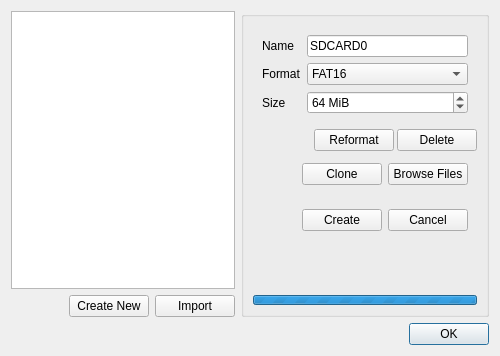
<?xml version="1.0" encoding="UTF-8"?>
<ui version="4.0">
 <class>ManageSdCardsDialog</class>
 <widget class="QDialog" name="ManageSdCardsDialog">
  <property name="geometry">
   <rect>
    <x>0</x>
    <y>0</y>
    <width>500</width>
    <height>356</height>
   </rect>
  </property>
  <property name="windowTitle">
   <string>Manage Virtual SD Cards</string>
  </property>
  <layout class="QVBoxLayout" name="verticalLayout_3">
   <item>
    <layout class="QHBoxLayout" name="horizontalLayout_2" stretch="1,0">
     <item>
      <layout class="QVBoxLayout" name="verticalLayout_2" stretch="1,0">
       <item>
        <widget class="QListWidget" name="cardSelector"/>
       </item>
       <item>
        <layout class="QHBoxLayout" name="horizontalLayout" stretch="1,0,0">
         <item>
          <spacer name="horizontalSpacer">
           <property name="orientation">
            <enum>Qt::Horizontal</enum>
           </property>
           <property name="sizeHint" stdset="0">
            <size>
             <width>40</width>
             <height>20</height>
            </size>
           </property>
          </spacer>
         </item>
         <item>
          <widget class="QPushButton" name="createButton">
           <property name="text">
            <string>Create New</string>
           </property>
           <property name="icon">
            <iconset theme="list-add">
             <normaloff>.</normaloff>.</iconset>
           </property>
          </widget>
         </item>
         <item>
          <widget class="QPushButton" name="importButton">
           <property name="text">
            <string>Import</string>
           </property>
           <property name="icon">
            <iconset theme="document-import">
             <normaloff>.</normaloff>.</iconset>
           </property>
          </widget>
         </item>
        </layout>
       </item>
      </layout>
     </item>
     <item>
      <widget class="QGroupBox" name="editor">
       <property name="minimumSize">
        <size>
         <width>0</width>
         <height>0</height>
        </size>
       </property>
       <property name="baseSize">
        <size>
         <width>200</width>
         <height>0</height>
        </size>
       </property>
       <property name="title">
        <string notr="true"/>
       </property>
       <layout class="QVBoxLayout" name="verticalLayout">
        <item>
         <widget class="QFrame" name="cardOptions">
          <layout class="QGridLayout" name="gridLayout">
           <item row="2" column="1">
            <widget class="QSpinBox" name="sizeSpinner">
             <property name="correctionMode">
              <enum>QAbstractSpinBox::CorrectToNearestValue</enum>
             </property>
             <property name="suffix">
              <string notr="true"> MiB</string>
             </property>
             <property name="minimum">
              <number>32</number>
             </property>
             <property name="maximum">
              <number>2048</number>
             </property>
             <property name="singleStep">
              <number>1</number>
             </property>
             <property name="value">
              <number>64</number>
             </property>
            </widget>
           </item>
           <item row="2" column="0">
            <widget class="QLabel" name="label_3">
             <property name="text">
              <string>Size</string>
             </property>
            </widget>
           </item>
           <item row="1" column="0">
            <widget class="QLabel" name="label_2">
             <property name="text">
              <string>Format</string>
             </property>
            </widget>
           </item>
           <item row="1" column="1">
            <widget class="QComboBox" name="filesystemSelect">
             <property name="currentText">
              <string notr="true">FAT16</string>
             </property>
             <property name="currentIndex">
              <number>1</number>
             </property>
             <item>
              <property name="text">
               <string notr="true">FAT12</string>
              </property>
             </item>
             <item>
              <property name="text">
               <string notr="true">FAT16</string>
              </property>
             </item>
             <item>
              <property name="text">
               <string notr="true">FAT32</string>
              </property>
             </item>
             <item>
              <property name="text">
               <string>None</string>
              </property>
             </item>
            </widget>
           </item>
           <item row="0" column="1">
            <widget class="QLineEdit" name="nameInput">
             <property name="inputMethodHints">
              <set>Qt::ImhLatinOnly|Qt::ImhNoAutoUppercase|Qt::ImhPreferLatin|Qt::ImhPreferUppercase</set>
             </property>
             <property name="text">
              <string notr="true">SDCARD0</string>
             </property>
             <property name="maxLength">
              <number>11</number>
             </property>
            </widget>
           </item>
           <item row="0" column="0">
            <widget class="QLabel" name="label">
             <property name="text">
              <string>Name</string>
             </property>
            </widget>
           </item>
          </layout>
         </widget>
        </item>
        <item>
         <widget class="QFrame" name="editButtonTray">
          <layout class="QVBoxLayout" name="verticalLayout_4">
           <property name="spacing">
            <number>3</number>
           </property>
           <property name="leftMargin">
            <number>0</number>
           </property>
           <property name="topMargin">
            <number>0</number>
           </property>
           <property name="rightMargin">
            <number>0</number>
           </property>
           <property name="bottomMargin">
            <number>0</number>
           </property>
           <item>
            <layout class="QHBoxLayout" name="horizontalLayout_5">
             <item>
              <spacer name="horizontalSpacer_2">
               <property name="orientation">
                <enum>Qt::Horizontal</enum>
               </property>
               <property name="sizeHint" stdset="0">
                <size>
                 <width>40</width>
                 <height>20</height>
                </size>
               </property>
              </spacer>
             </item>
             <item>
              <widget class="QPushButton" name="reformatButton">
               <property name="text">
                <string>Reformat</string>
               </property>
               <property name="icon">
                <iconset theme="application-x-trash">
                 <normaloff>.</normaloff>.</iconset>
               </property>
              </widget>
             </item>
             <item>
              <widget class="QPushButton" name="deleteButton">
               <property name="text">
                <string>Delete</string>
               </property>
               <property name="icon">
                <iconset theme="delete">
                 <normaloff>.</normaloff>.</iconset>
               </property>
              </widget>
             </item>
            </layout>
           </item>
           <item>
            <widget class="QFrame" name="linuxOptions">
             <layout class="QHBoxLayout" name="horizontalLayout_3">
              <item>
               <spacer name="horizontalSpacer_4">
                <property name="orientation">
                 <enum>Qt::Horizontal</enum>
                </property>
                <property name="sizeHint" stdset="0">
                 <size>
                  <width>40</width>
                  <height>20</height>
                 </size>
                </property>
               </spacer>
              </item>
              <item>
               <widget class="QPushButton" name="cloneButton">
                <property name="text">
                 <string>Clone</string>
                </property>
                <property name="icon">
                 <iconset theme="edit-copy">
                  <normaloff>.</normaloff>.</iconset>
                </property>
               </widget>
              </item>
              <item>
               <widget class="QPushButton" name="browseFilesButton">
                <property name="text">
                 <string>Browse Files</string>
                </property>
                <property name="icon">
                 <iconset theme="media-mount">
                  <normaloff>.</normaloff>.</iconset>
                </property>
               </widget>
              </item>
             </layout>
            </widget>
           </item>
          </layout>
         </widget>
        </item>
        <item>
         <widget class="QFrame" name="createButtonTray">
          <layout class="QHBoxLayout" name="horizontalLayout_4">
           <item>
            <spacer name="horizontalSpacer_3">
             <property name="orientation">
              <enum>Qt::Horizontal</enum>
             </property>
             <property name="sizeHint" stdset="0">
              <size>
               <width>40</width>
               <height>20</height>
              </size>
             </property>
            </spacer>
           </item>
           <item>
            <widget class="QPushButton" name="saveButton">
             <property name="text">
              <string>Create</string>
             </property>
             <property name="icon">
              <iconset theme="document-save">
               <normaloff>.</normaloff>.</iconset>
             </property>
            </widget>
           </item>
           <item>
            <widget class="QPushButton" name="cancelButton">
             <property name="text">
              <string>Cancel</string>
             </property>
             <property name="icon">
              <iconset theme="dialog-cancel">
               <normaloff>.</normaloff>.</iconset>
             </property>
            </widget>
           </item>
          </layout>
         </widget>
        </item>
        <item>
         <spacer name="verticalSpacer">
          <property name="orientation">
           <enum>Qt::Vertical</enum>
          </property>
          <property name="sizeHint" stdset="0">
           <size>
            <width>20</width>
            <height>32</height>
           </size>
          </property>
         </spacer>
        </item>
        <item>
         <widget class="QProgressBar" name="loadingBar">
          <property name="font">
           <font>
            <pointsize>1</pointsize>
           </font>
          </property>
          <property name="maximum">
           <number>0</number>
          </property>
          <property name="value">
           <number>-1</number>
          </property>
          <property name="textVisible">
           <bool>false</bool>
          </property>
         </widget>
        </item>
       </layout>
      </widget>
     </item>
    </layout>
   </item>
   <item>
    <widget class="QDialogButtonBox" name="dialogButtonTray">
     <property name="standardButtons">
      <set>QDialogButtonBox::Ok</set>
     </property>
    </widget>
   </item>
  </layout>
 </widget>
 <resources/>
 <connections>
  <connection>
   <sender>dialogButtonTray</sender>
   <signal>accepted()</signal>
   <receiver>ManageSdCardsDialog</receiver>
   <slot>accept()</slot>
   <hints>
    <hint type="sourcelabel">
     <x>426</x>
     <y>349</y>
    </hint>
    <hint type="destinationlabel">
     <x>450</x>
     <y>298</y>
    </hint>
   </hints>
  </connection>
  <connection>
   <sender>createButton</sender>
   <signal>clicked()</signal>
   <receiver>ManageSdCardsDialog</receiver>
   <slot>beginCreate()</slot>
   <hints>
    <hint type="sourcelabel">
     <x>122</x>
     <y>306</y>
    </hint>
    <hint type="destinationlabel">
     <x>451</x>
     <y>196</y>
    </hint>
   </hints>
  </connection>
  <connection>
   <sender>cardSelector</sender>
   <signal>currentRowChanged(int)</signal>
   <receiver>ManageSdCardsDialog</receiver>
   <slot>cardSelected(int)</slot>
   <hints>
    <hint type="sourcelabel">
     <x>80</x>
     <y>65</y>
    </hint>
    <hint type="destinationlabel">
     <x>448</x>
     <y>20</y>
    </hint>
   </hints>
  </connection>
  <connection>
   <sender>deleteButton</sender>
   <signal>clicked()</signal>
   <receiver>ManageSdCardsDialog</receiver>
   <slot>deleteCard()</slot>
   <hints>
    <hint type="sourcelabel">
     <x>483</x>
     <y>175</y>
    </hint>
    <hint type="destinationlabel">
     <x>446</x>
     <y>91</y>
    </hint>
   </hints>
  </connection>
  <connection>
   <sender>reformatButton</sender>
   <signal>clicked()</signal>
   <receiver>ManageSdCardsDialog</receiver>
   <slot>reformat()</slot>
   <hints>
    <hint type="sourcelabel">
     <x>393</x>
     <y>175</y>
    </hint>
    <hint type="destinationlabel">
     <x>447</x>
     <y>183</y>
    </hint>
   </hints>
  </connection>
  <connection>
   <sender>saveButton</sender>
   <signal>clicked()</signal>
   <receiver>ManageSdCardsDialog</receiver>
   <slot>createCard()</slot>
   <hints>
    <hint type="sourcelabel">
     <x>388</x>
     <y>271</y>
    </hint>
    <hint type="destinationlabel">
     <x>447</x>
     <y>141</y>
    </hint>
   </hints>
  </connection>
  <connection>
   <sender>cancelButton</sender>
   <signal>clicked()</signal>
   <receiver>ManageSdCardsDialog</receiver>
   <slot>discard()</slot>
   <hints>
    <hint type="sourcelabel">
     <x>478</x>
     <y>271</y>
    </hint>
    <hint type="destinationlabel">
     <x>450</x>
     <y>232</y>
    </hint>
   </hints>
  </connection>
  <connection>
   <sender>nameInput</sender>
   <signal>textChanged(QString)</signal>
   <receiver>ManageSdCardsDialog</receiver>
   <slot>nameChanged(QString)</slot>
   <hints>
    <hint type="sourcelabel">
     <x>329</x>
     <y>30</y>
    </hint>
    <hint type="destinationlabel">
     <x>448</x>
     <y>66</y>
    </hint>
   </hints>
  </connection>
  <connection>
   <sender>filesystemSelect</sender>
   <signal>currentIndexChanged(int)</signal>
   <receiver>ManageSdCardsDialog</receiver>
   <slot>formatChanged(int)</slot>
   <hints>
    <hint type="sourcelabel">
     <x>319</x>
     <y>73</y>
    </hint>
    <hint type="destinationlabel">
     <x>447</x>
     <y>126</y>
    </hint>
   </hints>
  </connection>
  <connection>
   <sender>importButton</sender>
   <signal>clicked()</signal>
   <receiver>ManageSdCardsDialog</receiver>
   <slot>importCard()</slot>
   <hints>
    <hint type="sourcelabel">
     <x>212</x>
     <y>306</y>
    </hint>
    <hint type="destinationlabel">
     <x>498</x>
     <y>256</y>
    </hint>
   </hints>
  </connection>
  <connection>
   <sender>browseFilesButton</sender>
   <signal>clicked()</signal>
   <receiver>ManageSdCardsDialog</receiver>
   <slot>browseFiles()</slot>
   <hints>
    <hint type="sourcelabel">
     <x>453</x>
     <y>207</y>
    </hint>
    <hint type="destinationlabel">
     <x>500</x>
     <y>231</y>
    </hint>
   </hints>
  </connection>
  <connection>
   <sender>cloneButton</sender>
   <signal>clicked()</signal>
   <receiver>ManageSdCardsDialog</receiver>
   <slot>cloneCard()</slot>
   <hints>
    <hint type="sourcelabel">
     <x>341</x>
     <y>206</y>
    </hint>
    <hint type="destinationlabel">
     <x>499</x>
     <y>214</y>
    </hint>
   </hints>
  </connection>
 </connections>
 <slots>
  <slot>formatChanged(int)</slot>
  <slot>createCard()</slot>
  <slot>discard()</slot>
  <slot>nameChanged(QString)</slot>
  <slot>beginCreate()</slot>
  <slot>deleteCard()</slot>
  <slot>cardSelected(int)</slot>
  <slot>reformat()</slot>
  <slot>importCard()</slot>
  <slot>browseFiles()</slot>
  <slot>cloneCard()</slot>
 </slots>
</ui>
